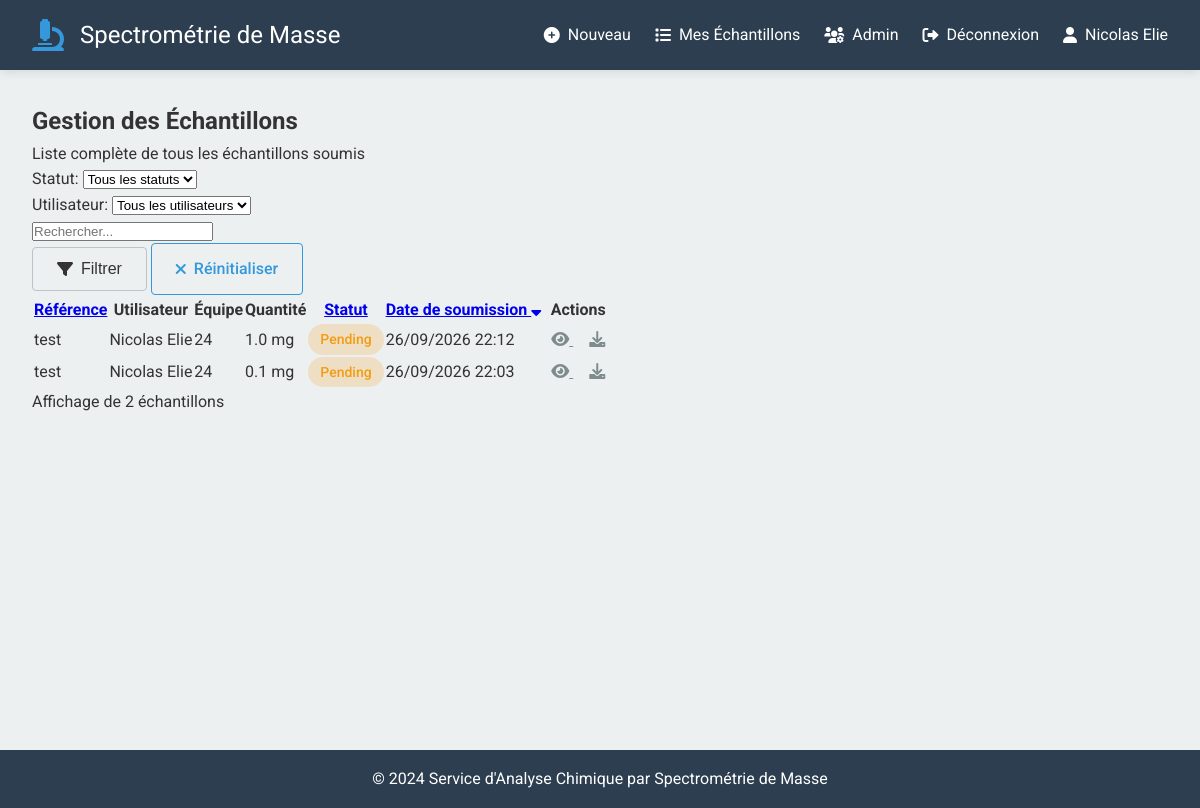
The page /admin/samples (signed in) on the database as committed earlier.
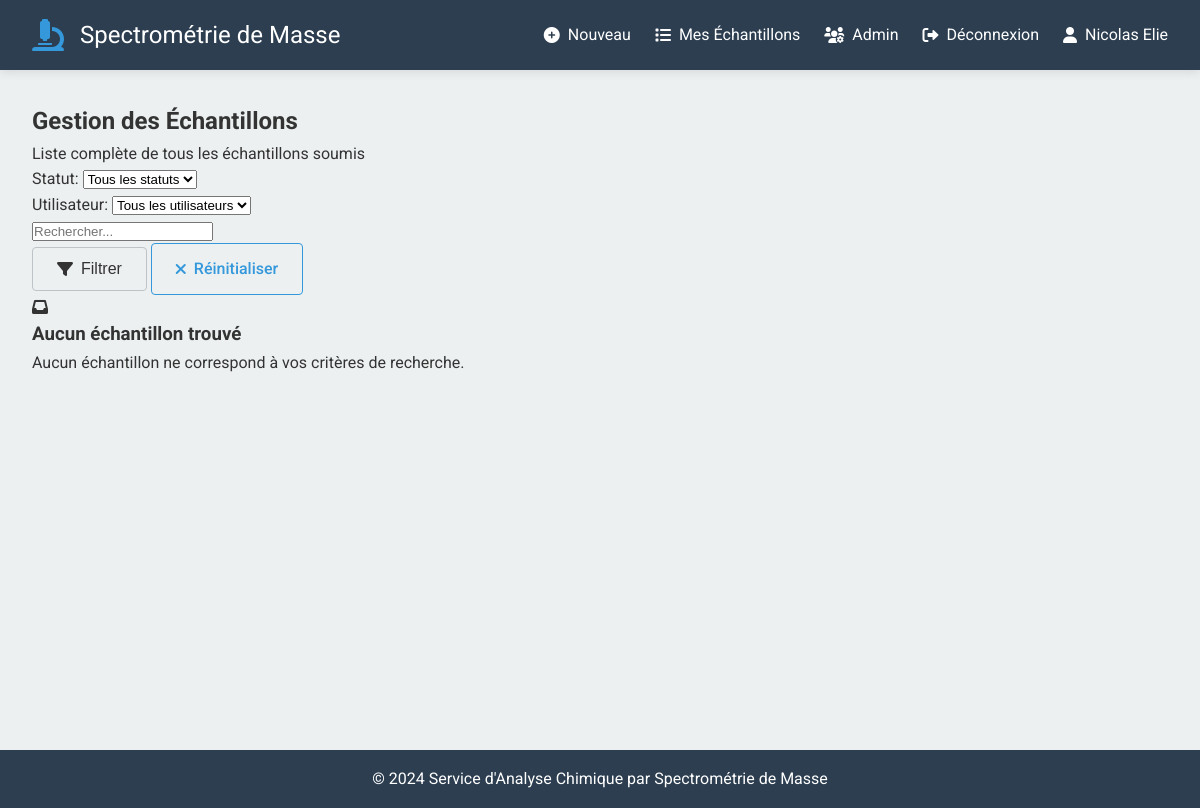
The same page on the database as committed later.
### app/models.py (models this page shows, shortened)
class User(db.Model, UserMixin):
    id = db.Column(db.Integer, primary_key=True)
    username = db.Column(db.String(80), unique=True, nullable=False)
    email = db.Column(db.String(120), unique=True, nullable=False)
    full_name = db.Column(db.String(200), nullable=True)
    teams = db.Column(db.String(100), nullable=True)
    last_team_used = db.Column(db.String(5), nullable=True)
    is_admin = db.Column(db.Boolean, default=False)
    ldap_dn = db.Column(db.String(500), nullable=True)
    last_login = db.Column(db.DateTime, nullable=True)
    created_at = db.Column(db.DateTime, default=datetime.utcnow)
    samples = db.relationship('Sample', backref='user', lazy=True)

class Sample(db.Model):
    id = db.Column(
        db.Uuid,
        primary_key=True,
        default=uuid.uuid4
    )
    team = db.Column(db.String(100), nullable=True)  # Équipe associée à cette analyse
    reference = db.Column(db.String(100), nullable=False)
    quantity = db.Column(db.Float, nullable=False)
    structure_file = db.Column(db.String(500), nullable=False)
    status = db.Column(db.String(50), default='pending')
    notes = db.Column(db.Text, nullable=True)
    created_at = db.Column(db.DateTime, default=datetime.utcnow)
    updated_at = db.Column(db.DateTime, default=datetime.utcnow, onupdate=datetime.utcnow)
    user_id = db.Column(db.Integer, db.ForeignKey('user.id'), nullable=False)

### app/routes/admin_routes.py (the view)
@admin_bp.route('/samples')
@login_required
def all_samples():
    status_filter = request.args.get('status', '')
    user_filter = request.args.get('user', '')
    search_filter = request.args.get('search', '')
    query = Sample.query
    if status_filter:
        query = query.filter_by(status=status_filter)
    if user_filter:
        query = query.filter_by(user_id=user_filter)
    if search_filter:
        query = query.filter(
            Sample.reference.ilike(f'%{search_filter}%') |
            Sample.name.ilike(f'%{search_filter}%')
        )
    sort_by = request.args.get('sort', 'created_at')
    sort_order = request.args.get('order', 'desc')
    if sort_order == 'desc':
        query = query.order_by(desc(getattr(Sample, sort_by)))
    else:
        query = query.order_by(getattr(Sample, sort_by))
    samples = query.all()
    users = User.query.order_by(User.username).all()
    return render_template('admin/samples.html',
                         samples=samples,
                         users=users,
                         user=current_user,
                         status_filter=status_filter,
                         user_filter=user_filter,
                         search_filter=search_filter,
                         sort_by=sort_by,
                         sort_order=sort_order)

### app/routes/admin_routes.py (called while the page is built)
@admin_bp.before_request
def require_admin():
    if not current_user.is_authenticated or not current_user.is_admin:
        flash('Accès réservé aux administrateurs.', 'danger')
        return redirect(url_for('main.index'))

### app/routes/auth_routes.py (called while the page is built)
@login_manager.user_loader
def load_user(user_id):
    return User.query.get(int(user_id))

### templates/admin/samples.html (shortened to what this page needs)
{% extends "base.html" %}
{% block content %}
<div class="admin-samples-container">
    <div class="admin-samples-header">
        <h2>Gestion des Échantillons</h2>
        <p>Liste complète de tous les échantillons soumis</p>
    </div>
    <div class="admin-samples-filter">
        <form method="GET" action="" class="filter-form">
            <div class="filter-row">
                <div class="filter-group">
                    <label for="status">Statut:</label>
                    <select id="status" name="status">
                        <option value="">Tous les statuts</option>
                    </select>
                </div>
                <div class="filter-group">
                    <label for="user">Utilisateur:</label>
                    <select id="user" name="user">
                        <option value="">Tous les utilisateurs</option>
                    </select>
                </div>
                <div class="filter-group">
                    <input type="text" name="search" placeholder="Rechercher..."
                           value="{{ search_filter }}">
                </div>
                <button type="submit" class="btn btn-secondary">
                    <i class="fas fa-filter"></i> Filtrer
                </button>
                <a href="" class="btn btn-tertiary">
                    <i class="fas fa-times"></i> Réinitialiser
                </a>
            </div>
        </form>
    </div>
    {% if samples %}
    <div class="admin-samples-table-container">
        <table class="samples-table">
            <thead>
                <tr>
                    <th>
                        <a href="?sort=reference&order={% if sort_by == 'reference' and sort_order == 'asc' %}desc{% else %}asc{% endif %}">
                            Référence
                        </a>
                    </th>
                    <th>Utilisateur</th>
                    <th>Équipe</th>
                    <th>Quantité</th>
                    <th>
                        <a href="?sort=status&order={% if sort_by == 'status' and sort_order == 'asc' %}desc{% else %}asc{% endif %}">
                            Statut
                        </a>
                    </th>
                    <th>
                        <a href="?sort=created_at&order={% if sort_by == 'created_at' and sort_order == 'asc' %}desc{% else %}asc{% endif %}">
                            Date de soumission
                            {% if sort_by == 'created_at' %}
                                <i class="fas fa-sort-{{ sort_order }}"></i>
                            {% endif %}
                        </a>
                    </th>
                    <th>Actions</th>
                </tr>
            </thead>
            <tbody>
                {% for sample in samples %}
                <tr>
                    <td>{{ sample.reference }}</td>
                    <td>{{ sample.user.full_name }}</td>
                    <td>{{ sample.team }}</td>
                    <td>{{ sample.quantity }} mg</td>
                    <td>
                        <span class="status-badge status-{{ sample.status }}">
                            {{ sample.status }}
                        </span>
                    </td>
                    <td>{{ sample.created_at.strftime('%d/%m/%Y %H:%M') }}</td>
                    <td>
                        <a href="{{ url_for('admin.admin_sample_detail', sample_id=sample.id) }}" class="btn-icon" title="Voir les détails">
                            <i class="fas fa-eye"></i>
                        </a>
                        <a href="{{ url_for('main.download_file', filename=sample.structure_file) }}" class="btn-icon" title="Télécharger le fichier">
                            <i class="fas fa-download"></i>
                        </a>
                    </td>
                </tr>
                {% endfor %}
            </tbody>
        </table>
    </div>
    <div class="pagination-info">
        <p>Affichage de {{ samples|length }} échantillons</p>
    </div>
    {% else %}
    <div class="no-samples">
        <i class="fas fa-inbox"></i>
        <h3>Aucun échantillon trouvé</h3>
        <p>Aucun échantillon ne correspond à vos critères de recherche.</p>
    </div>
    {% endif %}
</div>
{% endblock %}

### templates/base.html (shortened to what this page needs)
<!DOCTYPE html>
<html lang="fr">
<head>
    <link rel="stylesheet" href="{{ url_for('static', filename='css/style.css') }}">
    <link rel="stylesheet" href="https://cdnjs.cloudflare.com/ajax/libs/font-awesome/6.0.0/css/all.min.css">
</head>
<body>
    <header class="header">
        <div class="header-content">
            <div class="logo">
					<i class="fas fa-microscope"></i>
					<h1><a href="{{ url_for('main.index') }}" class="nav-link">Spectrométrie de Masse</a></h1>
            </div>
            <nav class="nav">
                {% if current_user.is_authenticated %}
                    <a href="{{ url_for('main.form') }}" class="nav-link">
                        <i class="fas fa-plus-circle"></i> Nouveau
                    </a>
                    <a href="{{ url_for('main.user_samples') }}" class="nav-link">
                        <i class="fas fa-list"></i> Mes Échantillons
                    </a>
                    {% if current_user.is_admin %}
                        <a href="{{ url_for('admin.dashboard') }}" class="nav-link admin-link">
                            <i class="fas fa-users-cog"></i> Admin
                        </a>
                    {% endif %}
                    <a href="{{ url_for('auth.logout') }}" class="nav-link logout-link">
                        <i class="fas fa-sign-out-alt"></i> Déconnexion
                    </a>
                    <div class="user-info">
                        <i class="fas fa-user"></i>
                        <span>{{ current_user.full_name }}</span>
                    </div>
                {% else %}
                    <a href="{{ url_for('auth.login') }}" class="nav-link login-link">
                        <i class="fas fa-sign-in-alt"></i> Connexion
                    </a>
                {% endif %}
            </nav>
        </div>
    </header>
    <main class="main-content">
        {% block content %}{% endblock %}
    </main>
    <footer class="footer">
        <div class="footer-content">
            <p>&copy; 2024 Service d'Analyse Chimique par Spectrométrie de Masse</p>
        </div>
    </footer>
</body>
</html>

### static/css/style.css (style rules this page uses)
:root { --primary-color: #2c3e50; --secondary-color: #3498db; --success-color: #27ae60; --warning-color: #f39c12; --danger-color: #e74c3c; --light-color: #ecf0f1; --dark-color: #2c3e50; --text-color: #333; --text-light: #7f8c8d; --border-color: #bdc3c7; --shadow-color: rgba(0, 0, 0, 0.1); --white: #ffffff; --black: #000000; --font-family: 'Roboto', sans-serif; --border-radius: 4px; --transition: all 0.3s ease; }
*, *::before, *::after { margin: 0; padding: 0; box-sizing: border-box; }
html { scroll-behavior: smooth; }
body { font-family: var(--font-family); line-height: 1.6; color: var(--text-color); background-color: var(--light-color); }
.header { background-color: var(--primary-color); color: var(--white); padding: 1rem 2rem; box-shadow: 0 2px 10px var(--shadow-color); position: sticky; top: 0; z-index: 1000; }
.header-content { max-width: 1400px; margin: 0 auto; display: flex; justify-content: space-between; align-items: center; }
.logo { display: flex; align-items: center; gap: 1rem; }
.logo i { font-size: 2rem; color: var(--secondary-color); }
.logo h1 { font-size: 1.5rem; font-weight: 500; }
.nav { display: flex; align-items: center; gap: 1.5rem; }
.nav-link { color: var(--white); text-decoration: none; font-weight: 400; transition: var(--transition); display: flex; align-items: center; gap: 0.5rem; }
.nav-link i { font-size: 1rem; }
.user-info { display: flex; align-items: center; gap: 0.5rem; color: var(--white); }
.user-info i { font-size: 1rem; }
.user-info span { font-weight: 400; }
.main-content { max-width: 1400px; margin: 0 auto; padding: 2rem; min-height: calc(100vh - 120px); }
.footer { background-color: var(--primary-color); color: var(--white); text-align: center; padding: 1rem; }
.btn { display: inline-flex; align-items: center; justify-content: center; gap: 0.5rem; padding: 0.75rem 1.5rem; border: none; border-radius: var(--border-radius); font-size: 1rem; font-weight: 500; text-decoration: none; cursor: pointer; transition: var(--transition); }
.btn-secondary { background-color: var(--light-color); color: var(--text-color); border: 1px solid var(--border-color); }
.btn-tertiary { background-color: transparent; color: var(--secondary-color); border: 1px solid var(--secondary-color); }

Rows that differ between the two databases and show on the page:
removed Sample: reference "test", user.full_name "Nicolas Elie", team "24", quantity "1.0", status "Pending", created_at "26/09/2026 22:12"
removed Sample: reference "test", user.full_name "Nicolas Elie", team "24", quantity "0.1", status "Pending", created_at "26/09/2026 22:03"
Other text that changed with them:
{{ samples|length }}: "2" → (not shown)
text no longer shown: "Référence Utilisateur Équipe Quantité Statut Date de soumission Actions Affichage de échantillons"
text now shown: "Aucun échantillon trouvé Aucun échantillon ne correspond à vos critères de recherche."
